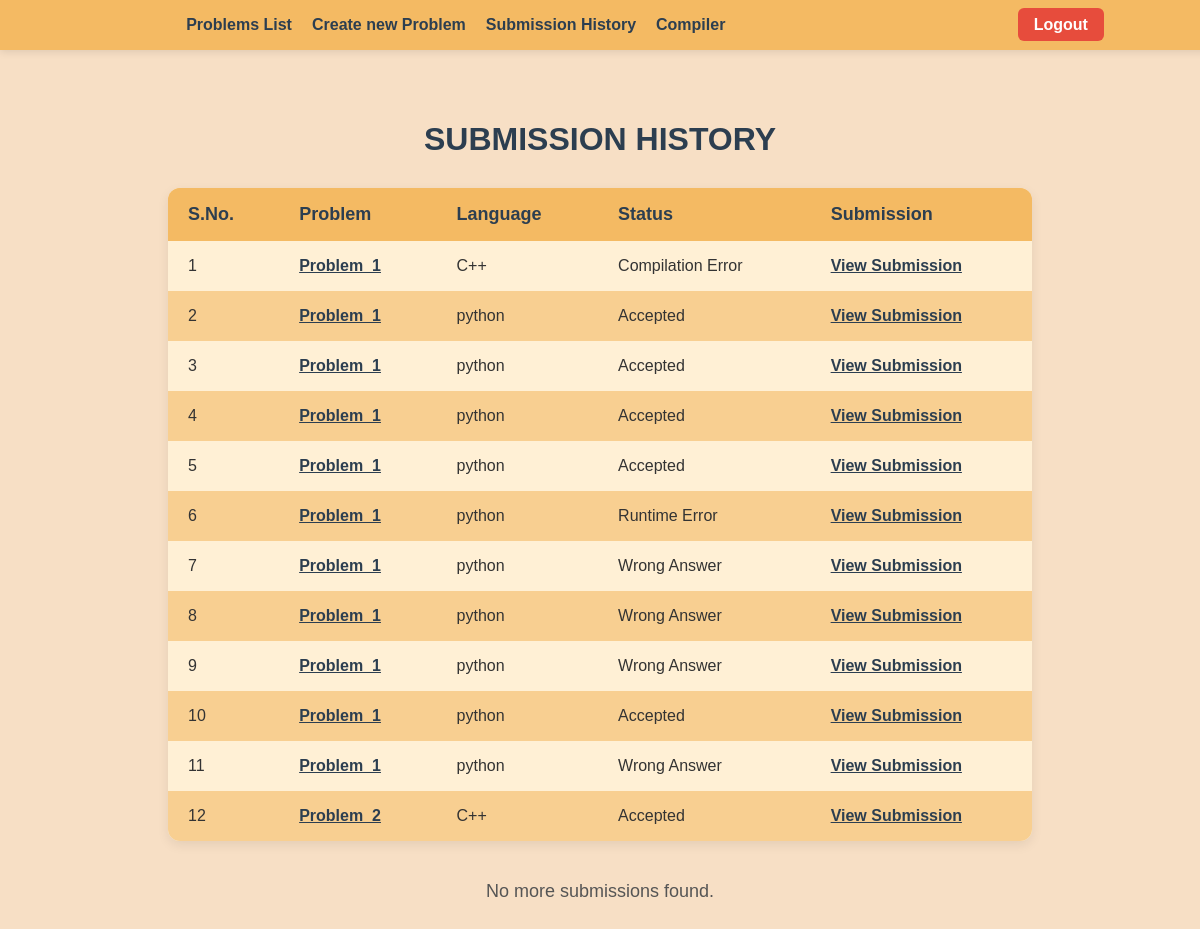
The page /submission_history/ (signed in) on the database its author committed.
### home/models.py (models this page shows)
class Problem(models.Model):
    id=models.AutoField(primary_key=True)
    problem_id =models.CharField(max_length=50,unique=True)
    problem_title = models.CharField(max_length=100,unique=True)
    problem_description = models.TextField()
    problem_author=models.ForeignKey(User, on_delete=models.CASCADE)

### compiler/models.py (models this page shows)
class Submission(models.Model):
    submission_id=models.CharField(max_length=100, default=uuid4, primary_key=True)
    problem=models.ForeignKey(Problem, on_delete=models.CASCADE)
    user=models.ForeignKey(User, on_delete=models.CASCADE)
    code=models.TextField()
    language=models.CharField(max_length=100)
    input=models.TextField()
    output=models.TextField()
    expected_output=models.TextField(blank=True, null=True)
    status=models.CharField(max_length=100)
    time=models.CharField(max_length=100)

### home/views.py (the view)
# urls.py: path('submission_history/', submission_history, name='submission_history'),
@login_required
def submission_history(request):
    submissions = Submission.objects.filter(user=request.user)
    submission_ids = [submission.submission_id for submission in submissions]
    statuses = [submission.status for submission in submissions]
    problem_ids = [submission.problem.problem_id for submission in submissions]
    problem_titles = [submission.problem.problem_title for submission in submissions]
    languages = [submission.language for submission in submissions]
    combined_data=zip(submission_ids,statuses, problem_ids, problem_titles, languages)
    context = {
        'combined_data':combined_data,
    }
    template = loader.get_template('submission_history.html')
    return HttpResponse(template.render(context, request))

### home/templates/submission_history.html (shortened to what this page needs)
{% extends "base.html" %}
{% load static %}
{% block content %}
<!DOCTYPE html>
<html>
    <head>
    </head>
    <body>
        <h1>SUBMISSION HISTORY</h1>
        <table>
            <tr>
                <th>S.No.</th>
                <th>Problem</th>
                <th>Language</th>
                <th>Status</th>
                <th>Submission</th>
            </tr>
        {% for submission_id, status, problem_id, title, lang in combined_data %}
            <tr>
                <td>{{ forloop.counter }}</td>
                <td><a href="{% url 'problem_detail' problem_id=problem_id %}">{{ title }}</a></td>
                <td>{{ lang }}</td>
                <td>{{ status }}</td>
                <td><a href="{% url 'submission_page' submission_id=submission_id %}">View Submission</a></td>
            </tr>
        {% endfor %}
        </table>
        <p>No more submissions found.</p>
    </body>
</html>
{% endblock content %}

### home/templates/base.html (style rules this page uses)
body { font-family: Arial, sans-serif; background-color: #f7dfc5; color: #333; margin: 0; padding-top: 80px; }

### home/templates/submission_history.html (style rules this page uses)
body { font-family: Arial, sans-serif; background-color: #f7dfc5; color: #333; padding: 80px; margin: 0; }
h1 { font-family: 'Poppins', sans-serif; color: #2c3e50; font-size: 32px; margin-bottom: 30px; text-align: center; }
table { width: 90%; max-width: 1000px; margin: auto; border-collapse: collapse; background-color: #fff5e1; box-shadow: 0 4px 12px rgba(0, 0, 0, 0.08); border-radius: 12px; overflow: hidden; }
th, td { padding: 16px 20px; text-align: left; }
th { background-color: #f4ba63; color: #2c3e50; font-family: 'Poppins', sans-serif; font-size: 18px; }
tr:nth-child(odd) { background-color: #f8cf91; }
tr:nth-child(even) { background-color: #fff0d5; }
td a { color: #2c3e50; font-weight: bold; }
p { text-align: center; font-size: 18px; margin-top: 40px; color: #555; }

### rows shown on the page
Problem: combined_data "Problem_1" "Problem_1" "Problem_1" "Problem_1" "Problem_1" "Problem_1" "Problem_1" "Problem_1" "Problem_1" "Problem_1" "Problem_1"
Submission: combined_data "C++", combined_data "Compilation Error"
Submission: combined_data "python", combined_data "Accepted"
Submission: combined_data "python", combined_data "Accepted"
Submission: combined_data "python", combined_data "Accepted"
Submission: combined_data "python", combined_data "Accepted"
Submission: combined_data "python", combined_data "Runtime Error"
Submission: combined_data "python", combined_data "Wrong Answer"
Submission: combined_data "python", combined_data "Wrong Answer"
Submission: combined_data "python", combined_data "Wrong Answer"
Submission: combined_data "python", combined_data "Accepted"
Submission: combined_data "python", combined_data "Wrong Answer"
Problem: combined_data "Problem_2"
Submission: combined_data "C++", combined_data "Accepted"
